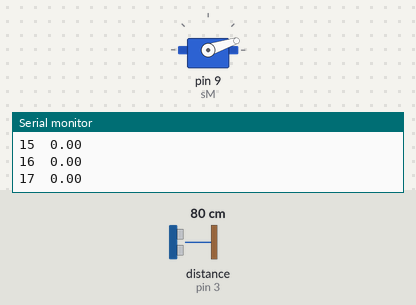
The sketch below on a simulated Arduino Uno, built with avr-gcc and run on an emulated ATmega328P. Shown: servo, the last lines printed to the serial monitor. Wiring (inferred from the names in the program): ultrasonic range finder: trigger pin 2; echo pin 3. Inputs (shaded band) come from the test bench; at power-on: distance to the obstacle (sensor on pin 3) 80 cm. The echo pulse lasts 58.3 µs per cm.

Above: at 1.2 s.
1.3 s: distance to the obstacle (sensor on pin 3) set to 2 cm
At 2.1 s:
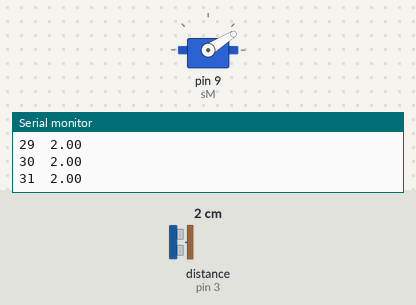
7.3 s: distance to the obstacle (sensor on pin 3) set to 250 cm
At 8.2 s:
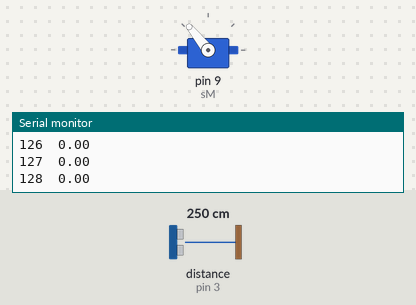
10.3 s: distance to the obstacle (sensor on pin 3) set to 4 cm
At 12.6 s:
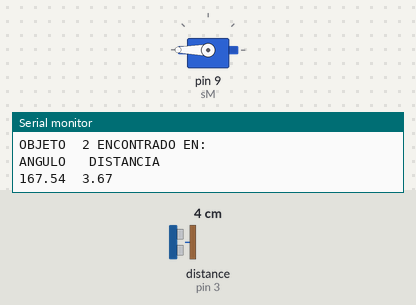
Timing chart, 0 to 22.3 s (numbered marks = the images above; inputs shaded):
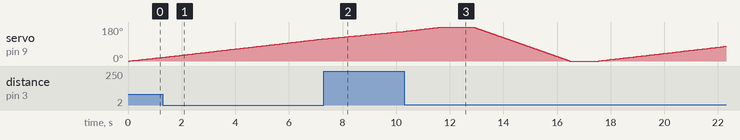

The sketch:

RADAR_PF.ino
```cpp
#include<Servo.h>

const int Trigger=2;
const int Echo=3;
double distancia();
Servo sM;
int k=0, cObj=0,O1=0,O2=0,O3=0;
double t,d,dis,daux=0,res=0,prom=0,cont=0,dX=0,iX=0,ai,af,band=0;
double a1[180],aux[3][2]={},mP[3][2]={};


void setup(){

  Serial.begin(9600);
  sM.attach(9);
  pinMode(Trigger,OUTPUT);
  pinMode(Echo,INPUT);
  digitalWrite(Trigger,LOW);
}


void loop() {

Serial.println("");
  Serial.println("INICIO");
  Serial.print("angulo");
Serial.print("\t");
Serial.println("distancia");

 for(int i=0;i<=180;i++){
  sM.write(i);
  delay(60);

 dis=distancia();

 if(dis>70){
  dis=0;

Serial.print(i);
Serial.print("\t");
Serial.println(dis);

a1[i]=dis;

 }

 else if(dis<=70){


Serial.print(i);
Serial.print("\t");
Serial.println(dis);

a1[i]=dis;
 }
 }

 //Encuentra Objs-----------
for(int j=0;j<181;j++){
if(a1[j]>0&&a1[j-1]==0){
  ai=j;
  dX=dX+a1[j];
  iX=iX+j;
  cont++;
}
if(a1[j]>0){
  dX=dX+a1[j];
  iX=iX+j;
  cont++;
}
if(a1[j+1]==0&&a1[j]>0&&a1[j-1]!=0){
  af=j;

}
if((af-ai)>8 &&a1[j-1]!=0&&(af-ai)!=0){

  aux[cObj][0]=mP[cObj][0];
  aux[cObj][1]=mP[cObj][1];

  mP[cObj][0]=iX/cont;
  mP[cObj][1]=dX/cont;
/*
//---------------------------------------------------

  if((aux[cObj][0]+5)>=mP[cObj][0] && (aux[cObj][0]-5)<=mP[cObj][0]&&(aux[cObj][1]+5)>=mP[cObj][1] && (aux[cObj][1]-5)<=mP[cObj][1]){

    if(cObj==0){
      O1++;
    }
    if(cObj==1){
      O2++;
    }
    if(cObj==2){
      O3++;
    }
//-------------------
    if(cObj==0&&O1==2){
      band=1;
    }
    if(cObj==1&&O2==2){
      band=1;
    }
    if(cObj==2&&O3==2){
      band=1;
    }
//------------------
*/


    Serial.println("-----------------------");
  Serial.print("OBJETO  ");
  Serial.print(cObj+1);
  Serial.println(" ENCONTRADO EN: ");

   Serial.print("ANGULO ");
   Serial.print("\t");
   Serial.println("DISTANCIA ");
  Serial.print(iX/cont);
   Serial.print("\t");
  Serial.println(dX/cont);
  dX=0;
  iX=0;
  cont=0;
  ai=0;
  af=0;
  cObj++;


}

}
//---------------
/*
//---Imprimir Valores---
for(k=0;k<3;k++){
  Serial.println();
 Serial.print(mP[k][0]);
 Serial.print(" , ");
 Serial.println(mP[k][1]);
}

for(k=0;k<3;k++){
  Serial.println();
 Serial.print(aux[k][0]);
 Serial.print(" , ");
 Serial.println(aux[k][1]);
}
//---------------
*/

dX=0;
  iX=0;
  cont=0;
  ai=0;
  af=0;
cObj=0;


delay (1000);


for(int i=180;i>=0;i--){
   sM.write(i);
  delay(20);
   }
delay(1000);
}


double distancia(){
   digitalWrite(Trigger,HIGH);
  delayMicroseconds(30);
  digitalWrite(Trigger,LOW);
  t=pulseIn(Echo,HIGH);
  d=t/59;
  return d;

  }
```
